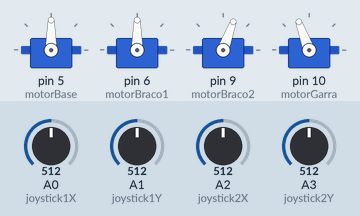
Simulated run of this sketch. Board: Arduino Uno, built with avr-gcc and run on an emulated ATmega328P. On the bench: 4 × servo. The inputs (shaded band) are chosen by the test bench; at power-on: A0 (joystick1X) = 512, A1 (joystick1Y) = 512, A2 (joystick2X) = 512, A3 (joystick2Y) = 512.

Above: at 1.3 s.
1.4 s: A0 (joystick1X) set to 716
At 2.6 s:
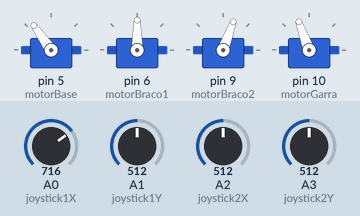
3.0 s: A1 (joystick1Y) set to 716
At 3.9 s:
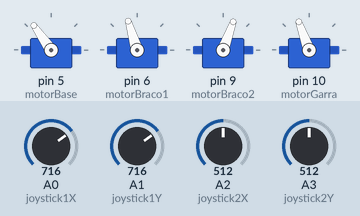
4.6 s: A2 (joystick2X) set to 992
At 5.2 s:
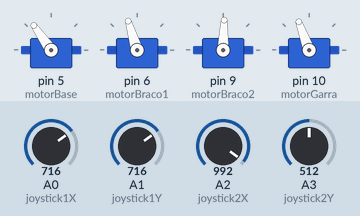
6.2 s: A3 (joystick2Y) set to 992
At 7.5 s:
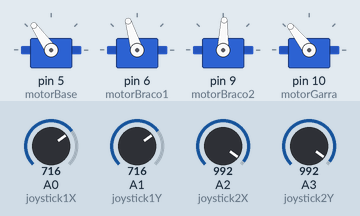
7.8 s: A0 (joystick1X) set to 992
At 9.2 s:
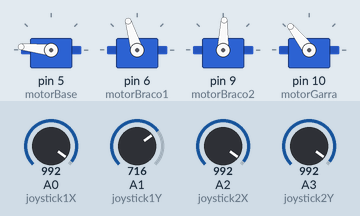
9.5 s: A1 (joystick1Y) set to 992
At 10.5 s:
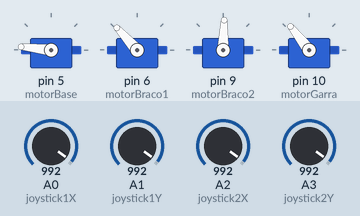
Timing chart, 0 to 12.1 s (numbered marks = the images above; inputs shaded):
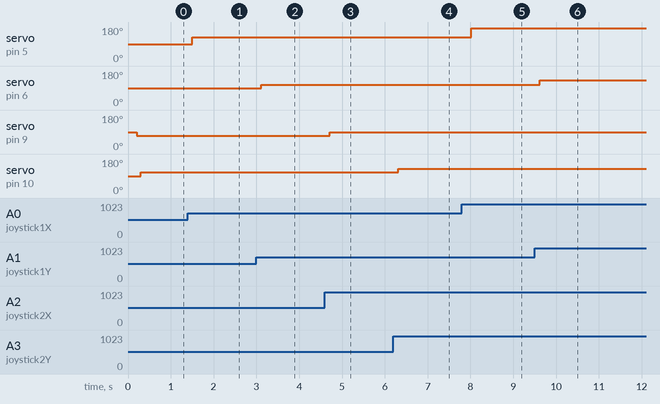

The sketch:

sketch.ino
```cpp
#include <Servo.h>

#define angulo_inicial_motor 90

//mapeamento joystick 1
#define joystick1X A0
#define joystick1Y A1
//mapeamento joystick 2
#define joystick2X A2
#define joystick2Y A3

//mapeamento servos motores
Servo motorBase;
Servo motorBraco1;
Servo motorBraco2;
Servo motorGarra;

void setup() {
  mapearPinosMotores();
	inicializaAngulosMotores();
	mapearPinosJoystick();
}

void loop() {
  moverBase();
  moverBraco1();
  moverBraco2();
  moverGarra();
  delay(100);
}

//funções
//mapeia pinos dos servos motores
void mapearPinosMotores(){
	motorBase.attach(5);
	motorBraco1.attach(6);
	motorBraco2.attach(9);
	motorGarra.attach(10);
}

//inicializa angulos dos servor motores
void inicializaAngulosMotores(){
	motorBase.write(angulo_inicial_motor);
	motorBraco1.write(angulo_inicial_motor);
	motorBraco2.write(angulo_inicial_motor);
	motorGarra.write(angulo_inicial_motor);
}

//mapeia pinos do joystick como input
void mapearPinosJoystick(){
	pinMode(joystick1X, INPUT);
	pinMode(joystick1Y, INPUT);

	pinMode(joystick2X, INPUT);
	pinMode(joystick2Y, INPUT);
}

//mapeia joystick motor
// move base
void moverBase(){
	int pos1X = analogRead(joystick1X);
	pos1X = map(pos1X, 0, 1023, 0, 180); //mapeamento da entrada analogica para o servo motor
	motorBase.write(pos1X);
	delay(100);
}


// move braço 1
void moverBraco1(){
	int pos1Y = analogRead(joystick1Y);
	pos1Y = map(pos1Y, 0, 1023, 45, 135);
	motorBraco1.write(pos1Y);
	delay(100);
}

// move braço 2
void moverBraco2(){
	int pos2X = analogRead(joystick2X);
	pos2X = map(pos2X, 0, 1023, 50, 90);
	motorBraco2.write(pos2X);
	delay(100);
}

// mover garra
void moverGarra(){
	int pos2Y = analogRead(joystick2Y);
	pos2Y = map(pos2Y, 0, 1023, 90, 130);
	motorGarra.write(pos2Y);
	delay(100);
}
```

Measured:
- after the input at 1.4 s, servo on pin 5 (motorBase): 90° → 125° after 0.10 s
- after the input at 3.0 s, servo on pin 6 (motorBraco1): 90° → 107° after 0.11 s
- after the input at 4.6 s, servo on pin 9 (motorBraco2): 70° → 88° after 0.11 s
- after the input at 6.2 s, servo on pin 10 (motorGarra): 110° → 128° after 0.11 s
- after the input at 7.8 s, servo on pin 5 (motorBase): 125° → 174° after 0.22 s
- after the input at 9.5 s, servo on pin 6 (motorBraco1): 107° → 132° after 0.12 s
